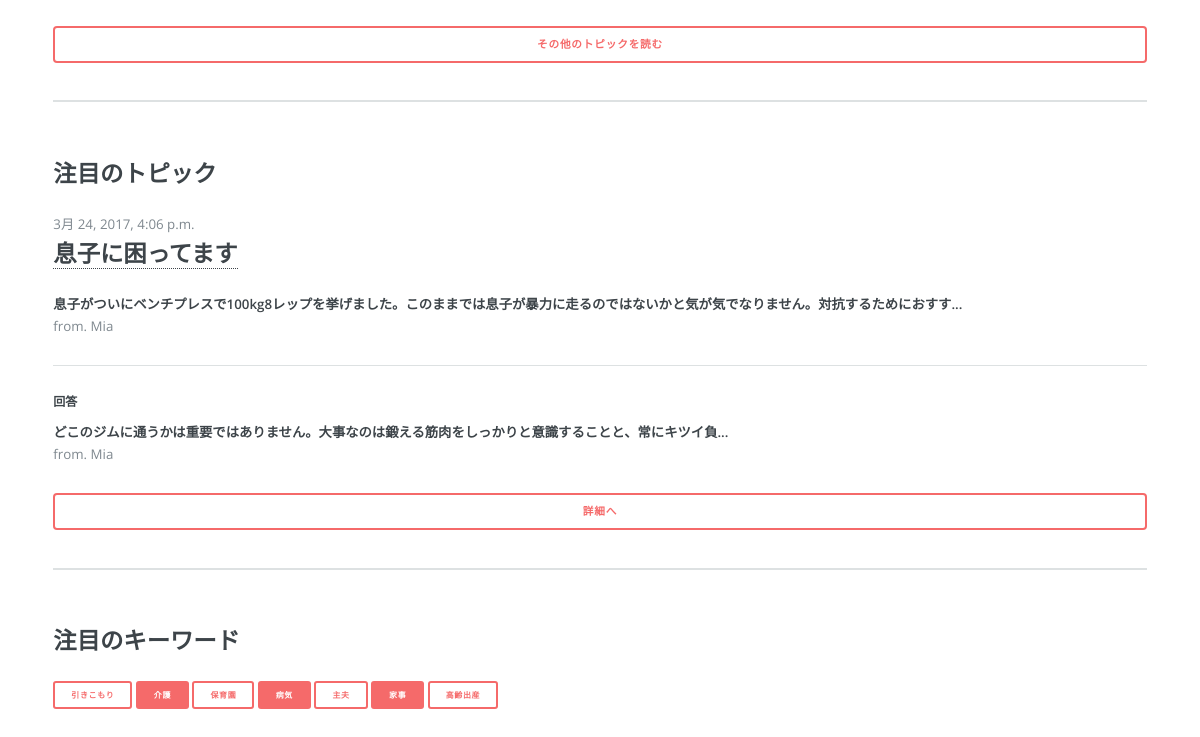
The app's page / (lower part), older data.
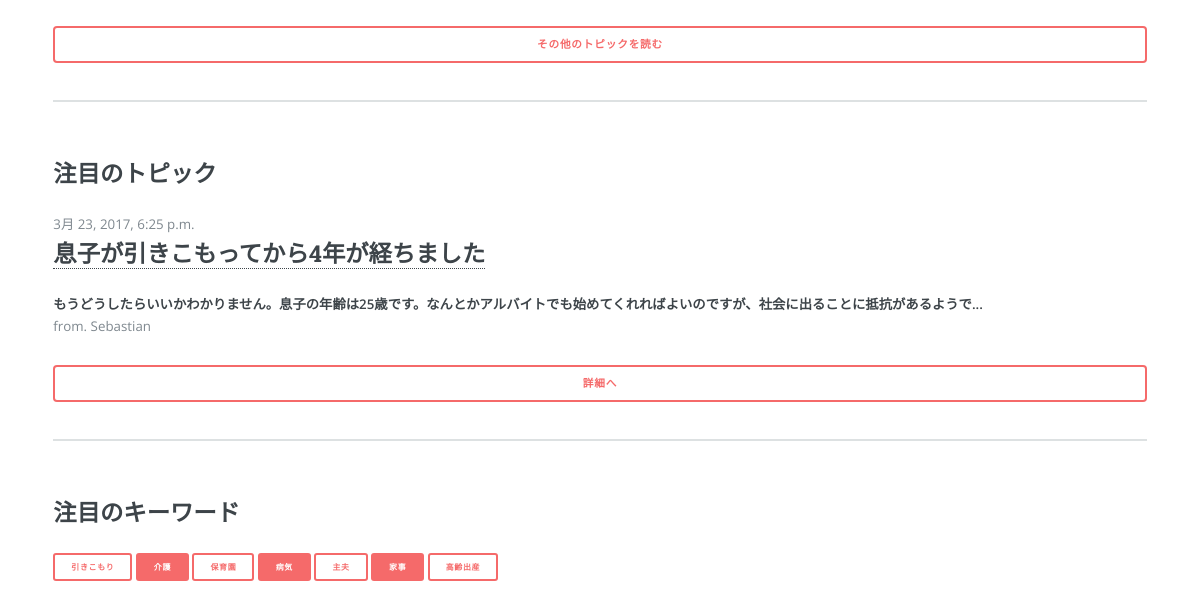
The same page, newer data.
### counsel/models.py (models this page shows, shortened)
class Post(models.Model):
    title = models.CharField(max_length=50)
    content = models.CharField(max_length=500)
    user = models.ForeignKey(FamoUser)
    updated_date = models.DateTimeField(auto_now=True)
    anonymous = models.BooleanField(default=False)
    class Meta:
        abstract = True

class Question(Post):
    hits = models.IntegerField(default=0)
    last_accessed_date = models.DateTimeField(default=datetime.now())

class Answer(Post):
    question = models.ForeignKey(Question)
    good_rators = models.ManyToManyField(FamoUser, related_name='good_answers')
    bad_rators = models.ManyToManyField(FamoUser, related_name='bad_anwers')

### accounts/models.py (models this page shows)
class FamoUser(AbstractUser):
    birth_date = models.DateField(null=True)
    registered_date = models.DateField(auto_now_add=True, null=True)
    sex = models.IntegerField(null=True)    # add a limit_choices_to
    job = models.IntegerField(null=True)    # add a limit_choices_to
    introduction = models.TextField(default='')
    follows = models.ManyToManyField('self', symmetrical=None)

### top/views.py (the view)
# urls.py: url(r'^$', views.index, name='index'),
def index(request):
    categories = [{'name': '育児・子育て', 'img_url': 'commons/images/baby.jpg', 'key': 'child'}, {'name': '教育・習い事', 'img_url': 'commons/images/study.jpg', 'key': 'study'},
        {'name': '妊娠・出産', 'img_url': 'commons/images/pregnant.jpg', 'key': 'pregnant'}, {'name': '結婚・夫婦生活', 'img_url': 'commons/images/couple02.jpg', 'key': 'couple'}
    ]
    keywords = ['引きこもり', '介護', '保育園', '病気', '主夫', '家事', '高齢出産']
    today_questions = Question.objects.filter(updated_date__date=datetime.today())
    popular_question = today_questions.order_by('-hits')[0] if today_questions.count() > 0 else Question.objects.order_by('-hits')[0]
    today_articles = Article.objects.filter(registered_date__date=datetime.today())
    popular_article = today_articles.order_by('-hits')[0] if today_articles.count() > 0 else Article.objects.order_by('-hits')[0]
    context = {'popular_article': popular_article, 'popular_question': popular_question, 'categories': categories, 'keywords': keywords}
    return render(request, 'top/index.html', context)

### articles/models.py (called while the page is built)
    def get_domain(self):
        o = parse.urlparse(self.url)
        if o.netloc and o.scheme:
            return parse.urlparse(self.url).netloc
        else:
            return self.url.split('/')[0]

### commons/templatetags/commons_extras.py (called while the page is built)
@register.filter
def cut_text(text, num):
    if len(text) > num:
        return ''.join([text[:num], '...'])
    else:
        return text

@register.inclusion_tag('commons/search_form.html')
def search_form():
    search_form = SearchForm(prefix='search')
    return {'search_form': search_form}

### counsel/templatetags/counsel_extras.py (called while the page is built)
@register.inclusion_tag('counsel/popular_question_node.html')
def popular_question_node(question):
    answers = question.answer_set
    if answers.count() > 0:
        return {'question': question, 'top_comment': answers.annotate(rates=Count('good_rators')).order_by('-rates')[0]}
    else:
        return {'question': question}

### top/templates/top/index.html (shortened to what this page needs)
{% extends 'commons/base.html' %}
{% load commons_extras %}
{% load counsel_extras %}
{% load static %}
{% block content %}
  <section id="categories">
    <a href="{% url 'counsel:popular' %}" class="button fit">その他のトピックを読む</a>
  </section>
  <section id="popular_question">
    <h2>注目のトピック</h2>
    {% popular_question_node popular_question %}
  </section>
  <section id="keywords">
    <h2>注目のキーワード</h2>
    {% for keyword in keywords %}
    <a href="{% url 'category:category' keyword %}" class="button small{% if forloop.counter|divisibleby:2 %} special{% endif %}">{{ keyword }}</a>
    {% endfor %}
  </section>
{% endblock content %}

### counsel/templates/counsel/popular_question_node.html
{% load commons_extras %}
{% load counsel_extras %}
{{ question.updated_date }}
<h2><a href="{% url 'counsel:detail' question.id %}">{{ question.title }}</a></h2>
<p><strong>{{ question.content|cut_text:70 }}</strong></br>from. {% if question.user.anonymous %}匿名{% else %}{{ question.user }}{% endif %}</p>
{% if top_comment %}
<hr>
<section id="answer{{ answer.id }}">
  <h5>回答</h5>
  <p><strong>{{ top_comment.content|cut_text:50 }}</strong></br>from. {% if top_comment.user.anonymous %}匿名{% else %}{{ top_comment.user }}{% endif %}</p>
</section>
{% endif %}
<button onclick=location.href="{% url 'counsel:detail' question.id %}" class="button fit">詳細へ</button>

Row changes from the older to the newer data that the page shows:
removed Question: updated_date "3月 24, 2017, 4:06 p.m.", title "息子に困ってます", content "息子がついにベンチプレスで100kg8レップを挙げました。このままでは息子が暴力に走るのではないかと気が気でなりません。対抗するためにおすす...", user "Mia"
removed Answer: content "どこのジムに通うかは重要ではありません。大事なのは鍛える筋肉をしっかりと意識することと、常にキツイ負...", user "Mia"
now on this page (row unchanged): Question: updated_date "3月 23, 2017, 6:25 p.m.", title "息子が引きこもってから4年が経ちました", content "もうどうしたらいいかわかりません。息子の年齢は25歳です。なんとかアルバイトでも始めてくれればよいのですが、社会に出ることに抵抗があるようで...", user "Sebastian"
Text that changed along with them:
text no longer shown: "回答 from."
